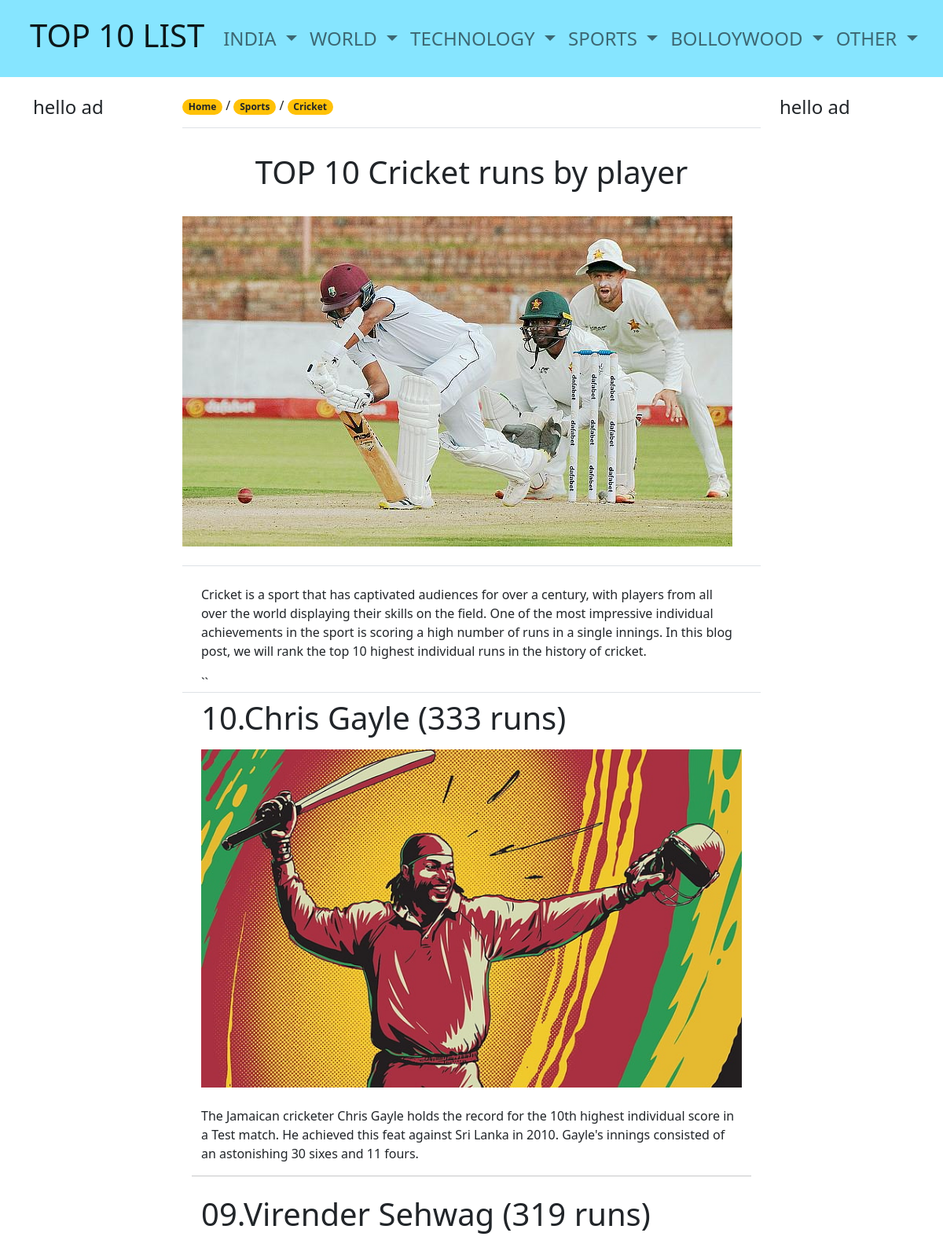
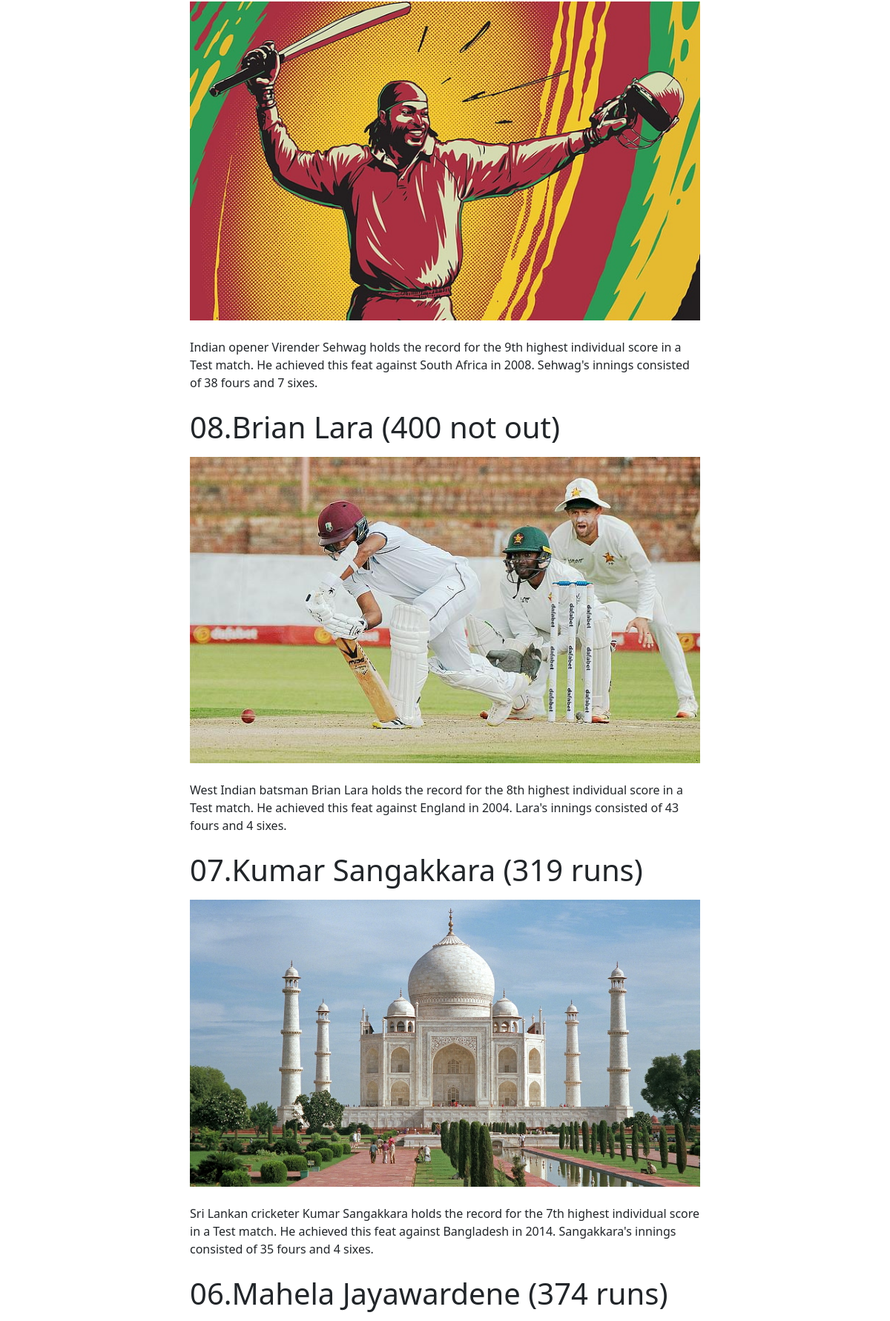
/TOP_10_Cricket_runs_by_player/ (upper part), run on the app's committed database (2 pictures, top to bottom).
### Main/models.py (models this page shows, shortened)
class Post(models.Model):
    name = models.CharField(max_length=100)
    slug = models.SlugField(max_length=200, unique=True)
    description = models.TextField()
    thumbnail = models.ImageField(upload_to='thumbnail/')
    created_on = models.DateTimeField(auto_now_add=True)
    status = models.IntegerField(choices=STATUS, default=0)
    parent_cat= models.CharField(max_length=50)
    child_cat= models.CharField(max_length=50)
    is_affiliate=models.BooleanField(default=False)
    title_number_10=models.CharField(max_length=100,default='')
    img_number_10=models.ImageField(upload_to='post_images/',default='post_images/default.jpg')
    desc_number_10=models.CharField(max_length=500,default='')
    title_number_9=models.CharField(max_length=100,default='')
    img_number_9=models.ImageField(upload_to='post_images/',default='post_images/default.jpg')
    desc_number_9=models.CharField(max_length=500,default='')
    title_number_8=models.CharField(max_length=100,default='')
    img_number_8=models.ImageField(upload_to='post_images/',default='post_images/default.jpg')
    desc_number_8=models.CharField(max_length=500,default='')
    title_number_7=models.CharField(max_length=100,default='')
    img_number_7=models.ImageField(upload_to='post_images/',default='post_images/default.jpg')
    desc_number_7=models.CharField(max_length=500,default='')
    title_number_6=models.CharField(max_length=100,default='')
    img_number_6=models.ImageField(upload_to='post_images/',default='post_images/default.jpg')
    desc_number_6=models.CharField(max_length=500,default='')
    title_number_5=models.CharField(max_length=100,default='')
    img_number_5=models.ImageField(upload_to='post_images/',default='post_images/default.jpg')
    desc_number_5=models.CharField(max_length=500,default='')
    title_number_4=models.CharField(max_length=100,default='')
    img_number_4=models.ImageField(upload_to='post_images/',default='post_images/default.jpg')
    desc_number_4=models.CharField(max_length=500,default='')
    title_number_3=models.CharField(max_length=100,default='')
    img_number_3=models.ImageField(upload_to='post_images/',default='post_images/default.jpg')
    desc_number_3=models.CharField(max_length=500,default='')
    title_number_2=models.CharField(max_length=100,default='')
    img_number_2=models.ImageField(upload_to='post_images/',default='post_images/default.jpg')
    desc_number_2=models.CharField(max_length=500,default='')
    title_number_1=models.CharField(max_length=100,default='')
    img_number_1=models.ImageField(upload_to='post_images/',default='post_images/default.jpg')
    desc_number_1=models.CharField(max_length=500,default='')
    class Meta:
        ordering = ['-created_on']

### Main/views.py (the view)
# urls.py: path('<slug:slug>/',DetailView.as_view(), name="post_detail"),
class DetailView(View):
    def get(self,request,slug):
        DetailView = Post.objects.get(slug=slug)
        context = {
                'DetailView': DetailView
            }
        return render(request,'post_detail.html',context)

### Main/templates/post_detail.html (shortened to what this page needs)
{% extends "base.html" %}
{% block content %}
{% load static %}
  <main class="mt-4 mb-5">
    <div class="container">
      <div class="row">
        <div class="col-sm-2">
          {% block rightsidebar %}
          {% include 'test.html' %}
          {% endblock rightsidebar %}
        </div>
        <div class="col-sm-8">
          <section class="border-bottom mb-4">
                  <p> <span class="badge rounded-pill bg-warning ">
                        <a href={% url 'TOPLIST' %} class="text-decoration-none link-dark"> Home </a>
                      </span> /
                    <span class="badge rounded-pill bg-warning ">
                        <a href="{% url 'parent_cat' DetailView.parent_cat %}" class="text-decoration-none link-dark" > {{DetailView.parent_cat}} </a>
                    </span> /
                    <span class="badge rounded-pill bg-warning ">
                      <a href="{% url 'child_cat' DetailView.parent_cat DetailView.child_cat %}" class="text-decoration-none link-dark" > {{DetailView.child_cat}} </a>
                    </span>
                  </p>
              </section>
              <div id="intro" class="p-2 text-center">
            <h1 class="mb-0 h1">{{ DetailView.name }}</h1>
          </div>
                <section class="border-bottom mb-4">
                  <img src={{ DetailView.thumbnail.url }} class="img-fluid shadow-2-strong rounded-5 mb-4 mt-4" alt="" />
                </section>
                <div class="container">
                <section>
                  <p>  {{ DetailView.description}} </p>
                </section>
              ``</div>
                <section class="border-top mb-4">
                      <div class="container">
                            <div class="row">
                                <div class="col">
                                  <div class="row mt-2">
                                        <h1 class="display-6">
                                          <strong>
                                            {% if DetailView.is_affiliate %}
                                            <a href="#">10. {{ DetailView.title_number_10 }}</a>
                                            {% else %}
                                            10.{{ DetailView.title_number_10 }}
                                            {% endif %}
                                          </strong>
                                        </h1>
                                    </div>
                                    <div class="row mt-2">
                                      <img src={{ DetailView.img_number_10.url }} alt="image" />
                                    </div>
                                    <div class="row mt-4">
                                      <p>  {{ DetailView.desc_number_10 }}
                                      </p>
                                    </div>
                                </div>
                                <hr class="hr" />
                              </div>
                              <div class="row">
                                <div class="col">
                                  <div class="row mt-2">
                                        <h1 class="display-6">
                                          <strong>
                                              09.{{ DetailView.title_number_9 }}
                                          </strong>
                                        </h1>
                                    </div>
                                    <div class="row mt-2">
                                      <img src={{ DetailView.img_number_9.url }} alt="image" />
                                    </div>
                                    <div class="row mt-4">
                                      <p>    {{ DetailView.desc_number_9 }} </p>
                                    </div>
                                </div>
                              </div>
                              <div class="row">
                                <div class="col">
                                  <div class="row mt-2">
                                        <h1 class="display-6">
                                          <strong>
                                              08.{{ DetailView.title_number_8 }}
                                          </strong>
                                        </h1>
                                    </div>
                                    <div class="row mt-2">
                                      <img src={{ DetailView.img_number_8.url }} alt="image" />
                                    </div>
                                    <div class="row mt-4">
                                      <p>    {{ DetailView.desc_number_8 }} </p>
                                    </div>
                                </div>
                              </div>
                          <div class="row">
                            <div class="col">
                              <div class="row mt-2">
                                    <h1 class="display-6">
                                      <strong>
                                          07.{{ DetailView.title_number_7 }}
                                      </strong>
                                    </h1>
                                </div>
                                <div class="row mt-2">
                                  <img src={{ DetailView.img_number_7.url }} alt="image" />
                                </div>
                                <div class="row mt-4">
                                  <p>    {{ DetailView.desc_number_7 }} </p>
                                </div>
                            </div>
                          </div>
                          <div class="row">
                            <div class="col">
                              <div class="row mt-2">
                                    <h1 class="display-6">
                                      <strong>
                                          06.{{ DetailView.title_number_6 }}
                                      </strong>
                                    </h1>
                                </div>
                            </div>
                          </div>
                      </div>
                </section>
        </div>
        <div class="col-sm-2">
          {% block leftsidebar %}
          {% include 'test.html' %}
          {% endblock leftsidebar %}
        </div>
      </div>
    </div>
  </main>
{%endblock%}

### data on the page
Post: parent_cat "Sports", child_cat "Cricket", name "TOP 10 Cricket runs by player", thumbnail (picture), description "Cricket is a sport that has captivated audiences for over a century, with players from all over the world displaying their skills on the field. One of the most impressive individual achievements in the sport is scoring a high number of runs in a single innings. In this blog post, we will rank the top 10 highest individual runs in the history of cricket.", title_number_10 "Chris Gayle (333 runs)", img_number_10 (picture), desc_number_10 "The Jamaican cricketer Chris Gayle holds the record for the 10th highest individual score in a Test match. He achieved this feat against Sri Lanka in 2010. Gayle's innings consisted of an astonishing 30 sixes and 11 fours.", title_number_9 "Virender Sehwag (319 runs)", img_number_9 (picture), desc_number_9 "Indian opener Virender Sehwag holds the record for the 9th highest individual score in a Test match. He achieved this feat against South Africa in 2008. Sehwag's innings consisted of 38 fours and 7 sixes.", title_number_8 "Brian Lara (400 not out)", img_number_8 (picture), desc_number_8 "West Indian batsman Brian Lara holds the record for the 8th highest individual score in a Test match. He achieved this feat against England in 2004. Lara's innings consisted of 43 fours and 4 sixes.", title_number_7 "Kumar Sangakkara (319 runs)", img_number_7 (picture), desc_number_7 "Sri Lankan cricketer Kumar Sangakkara holds the record for the 7th highest individual score in a Test match. He achieved this feat against Bangladesh in 2014. Sangakkara's innings consisted of 35 fours and 4 sixes.", title_number_6 "Mahela Jayawardene (374 runs)"
